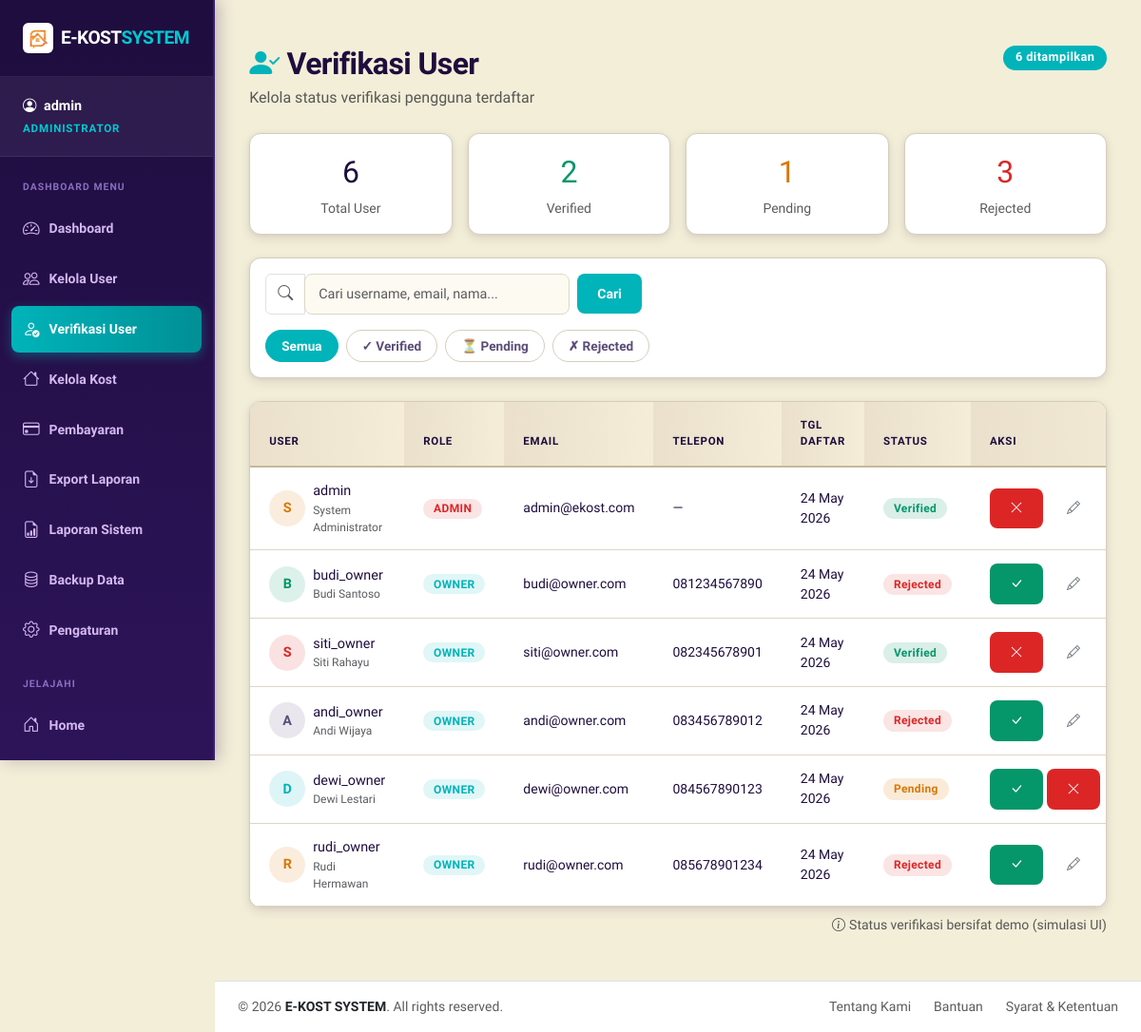
Page /modules/admin/user_verify.php (signed in) on the earlier database version.
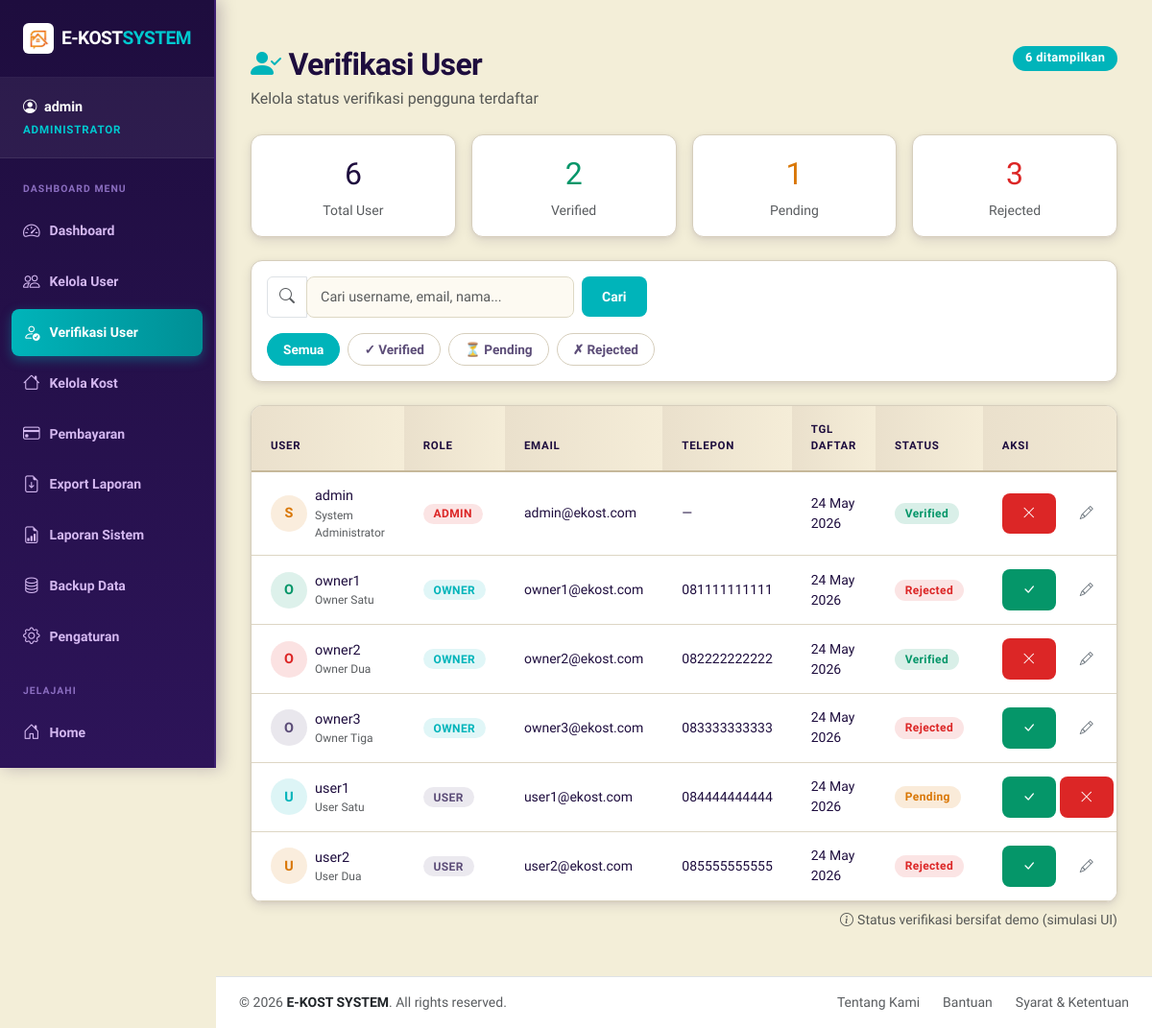
Same page on the later database version.
### tables this page shows
CREATE TABLE users (
    id INT AUTO_INCREMENT PRIMARY KEY,
    username VARCHAR(50) NOT NULL UNIQUE,
    password VARCHAR(255) NOT NULL,
    email VARCHAR(100) NOT NULL UNIQUE,
    role ENUM('admin', 'owner', 'user') NOT NULL,
    full_name VARCHAR(100),
    phone VARCHAR(20),
    avatar VARCHAR(255),
    created_at TIMESTAMP DEFAULT CURRENT_TIMESTAMP
);

### modules/admin/user_verify.php (the view, shortened to what the changed rows need)
<?php
require_once '../../config/database.php';
$query  = "SELECT * FROM users WHERE 1=1";
$params = [];
$query .= " ORDER BY created_at DESC";
$stmt = $pdo->prepare($query); $stmt->execute($params);
$users = $stmt->fetchAll();
function demo_status($uid) {
    if ($uid % 5 == 0) return ['pending','warning','Pending'];
    if ($uid % 2 == 0) return ['rejected','danger','Rejected'];
    return ['verified','success','Verified'];
}
include '../../layouts/header.php';
?>
<div class="container py-4">
    <div class="d-flex align-items-start justify-content-between mb-4 flex-wrap gap-3">
        <div>
            <h2 class="fw-bold mb-1" style="color:var(--dark)"><i class="bi bi-person-check-fill me-2" style="color:var(--primary)"></i>Verifikasi User</h2>
        </div>
    </div>
    <div class="card">
        <div class="card-body p-0">
            <div class="table-responsive">
                <table class="table table-hover align-middle mb-0">
                    <thead>
                        <tr>
                            <th>User</th>
                            <th>Role</th>
                            <th>Email</th>
                            <th>Telepon</th>
                            <th>Tgl Daftar</th>
                            <th>Status</th>
                            <th>Aksi</th>
                        </tr>
                    </thead>
                    <tbody>
                        <?php if (empty($users)): ?>
                        <tr><td colspan="7" class="text-center py-5 text-muted"><i class="bi bi-people display-4 d-block mb-2"></i>Tidak ada user ditemukan</td></tr>
                        <?php else: foreach ($users as $u):
                            $initials = strtoupper(substr($u['full_name'] ?: $u['username'], 0, 1));
                            $colors   = ['#00B4BA','#D97706','#059669','#DC2626','#5C4D78'];
                            $bg       = $colors[$u['id'] % 5];
                            [$st, $badgeCls, $stLabel] = demo_status($u['id']);
                        ?>
                        <tr class="table-row-hover">
                            <td>
                                <div class="d-flex align-items-center gap-2">
                                    <div class="user-avatar" style="background:<?= $bg ?>22;color:<?= $bg ?>"><?= $initials ?></div>
                                    <div>
                                        <div class="fw-700" style="font-size:.9rem"><?= htmlspecialchars($u['username']) ?></div>
                                        <div class="text-muted" style="font-size:.75rem"><?= htmlspecialchars($u['full_name'] ?: '—') ?></div>
                                    </div>
                                </div>
                            </td>
                            <td>
                                <span class="badge" style="background:<?= $u['role']==='admin' ? 'rgba(220,38,38,.12);color:#DC2626' : ($u['role']==='owner' ? 'rgba(0,180,186,.12);color:#00B4BA' : 'rgba(92,77,120,.12);color:#5C4D78') ?>">
                                    <?= strtoupper($u['role']) ?>
                                </span>
                            </td>
                            <td style="font-size:.875rem"><?= htmlspecialchars($u['email']) ?></td>
                            <td style="font-size:.875rem"><?= htmlspecialchars($u['phone'] ?? '—') ?></td>
                            <td style="font-size:.875rem"><?= date('d M Y', strtotime($u['created_at'])) ?></td>
                            <td><span class="verify-badge badge-<?= $st ?>"><?= $stLabel ?></span></td>
                            <td>
                                <div class="d-flex gap-1">
                                    <?php if ($st !== 'verified'): ?>
                                    <button class="btn btn-sm btn-success" onclick="doAction('approve', <?= $u['id'] ?>, '<?= htmlspecialchars($u['username']) ?>')" title="Approve">
                                        <i class="bi bi-check-lg"></i>
                                    </button>
                                    <?php endif; ?>
                                    <?php if ($st !== 'rejected'): ?>
                                    <button class="btn btn-sm btn-danger" onclick="doAction('reject', <?= $u['id'] ?>, '<?= htmlspecialchars($u['username']) ?>')" title="Reject">
                                        <i class="bi bi-x-lg"></i>
                                    </button>
                                    <?php endif; ?>
                                    <a href="user_edit.php?id=<?= $u['id'] ?>" class="btn btn-sm btn-outline-secondary" title="Edit">
                                        <i class="bi bi-pencil"></i>
                                    </a>
                                </div>
                            </td>
                        </tr>
                        <?php endforeach; endif; ?>
                    </tbody>
                </table>
            </div>
        </div>
    </div>
</div>
<?php include '../../layouts/footer.php'; ?>

Differences in the rows shown:
changed users: full_name "B" → "O"; username "budi_owner" → "owner1"; full_name "Budi Santoso" → "Owner Satu"; email "budi@owner.com" → "owner1@ekost.com"; phone "081234567890" → "081111111111"
changed users: full_name "S" → "O"; username "siti_owner" → "owner2"; full_name "Siti Rahayu" → "Owner Dua"; email "siti@owner.com" → "owner2@ekost.com"; phone "082345678901" → "082222222222"
changed users: full_name "A" → "O"; username "andi_owner" → "owner3"; full_name "Andi Wijaya" → "Owner Tiga"; email "andi@owner.com" → "owner3@ekost.com"; phone "083456789012" → "083333333333"
changed users: full_name "D" → "U"; username "dewi_owner" → "user1"; full_name "Dewi Lestari" → "User Satu"; role "OWNER" → "USER"; email "dewi@owner.com" → "user1@ekost.com"; phone "084567890123" → "084444444444"
changed users: full_name "R" → "U"; username "rudi_owner" → "user2"; full_name "Rudi Hermawan" → "User Dua"; role "OWNER" → "USER"; email "rudi@owner.com" → "user2@ekost.com"; phone "085678901234" → "085555555555"
